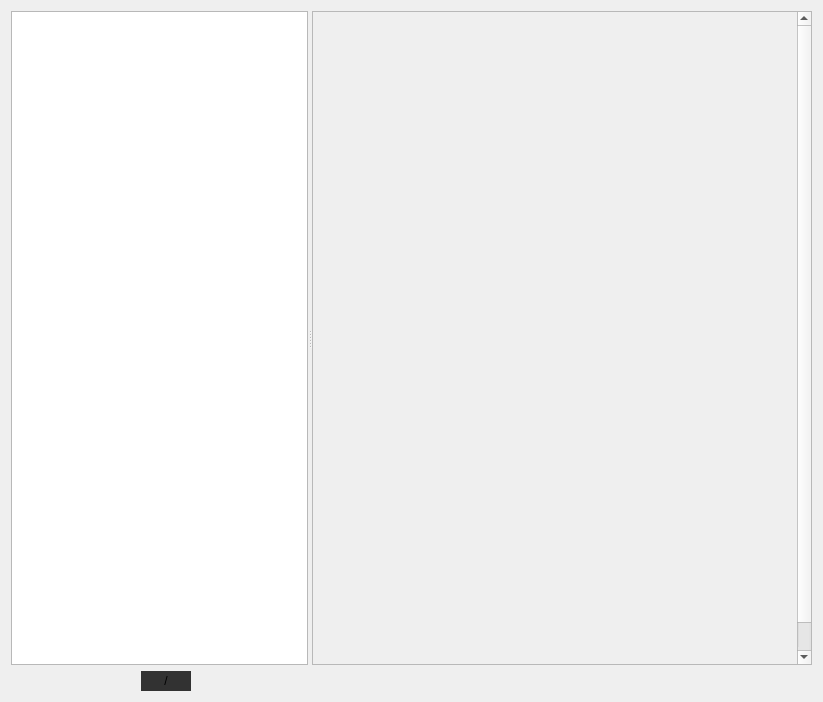
<?xml version="1.0" encoding="UTF-8"?>
<ui version="4.0">
 <class>Form</class>
 <widget class="QWidget" name="Form">
  <property name="geometry">
   <rect>
    <x>0</x>
    <y>0</y>
    <width>823</width>
    <height>702</height>
   </rect>
  </property>
  <property name="minimumSize">
   <size>
    <width>0</width>
    <height>600</height>
   </size>
  </property>
  <property name="windowTitle">
   <string>Form</string>
  </property>
  <layout class="QVBoxLayout" name="verticalLayout">
   <item>
    <widget class="QSplitter" name="splitter">
     <property name="orientation">
      <enum>Qt::Horizontal</enum>
     </property>
     <property name="childrenCollapsible">
      <bool>false</bool>
     </property>
     <widget class="QListView" name="index_view">
      <property name="minimumSize">
       <size>
        <width>150</width>
        <height>0</height>
       </size>
      </property>
      <property name="editTriggers">
       <set>QAbstractItemView::NoEditTriggers</set>
      </property>
     </widget>
     <widget class="QScrollArea" name="pic_view">
      <property name="minimumSize">
       <size>
        <width>300</width>
        <height>0</height>
       </size>
      </property>
      <property name="widgetResizable">
       <bool>false</bool>
      </property>
      <widget class="QWidget" name="content_widget">
       <property name="geometry">
        <rect>
         <x>0</x>
         <y>0</y>
         <width>430</width>
         <height>682</height>
        </rect>
       </property>
      </widget>
     </widget>
    </widget>
   </item>
   <item>
    <widget class="QWidget" name="widget" native="true">
     <property name="sizePolicy">
      <sizepolicy hsizetype="Preferred" vsizetype="Fixed">
       <horstretch>0</horstretch>
       <verstretch>0</verstretch>
      </sizepolicy>
     </property>
     <property name="minimumSize">
      <size>
       <width>0</width>
       <height>20</height>
      </size>
     </property>
     <property name="maximumSize">
      <size>
       <width>16777215</width>
       <height>20</height>
      </size>
     </property>
     <layout class="QHBoxLayout" name="horizontalLayout">
      <property name="spacing">
       <number>0</number>
      </property>
      <property name="leftMargin">
       <number>0</number>
      </property>
      <property name="topMargin">
       <number>0</number>
      </property>
      <property name="rightMargin">
       <number>0</number>
      </property>
      <property name="bottomMargin">
       <number>0</number>
      </property>
      <item>
       <spacer name="horizontalSpacer">
        <property name="orientation">
         <enum>Qt::Horizontal</enum>
        </property>
        <property name="sizeType">
         <enum>QSizePolicy::Fixed</enum>
        </property>
        <property name="sizeHint" stdset="0">
         <size>
          <width>130</width>
          <height>17</height>
         </size>
        </property>
       </spacer>
      </item>
      <item>
       <widget class="QLabel" name="label">
        <property name="sizePolicy">
         <sizepolicy hsizetype="Fixed" vsizetype="Preferred">
          <horstretch>0</horstretch>
          <verstretch>0</verstretch>
         </sizepolicy>
        </property>
        <property name="minimumSize">
         <size>
          <width>50</width>
          <height>0</height>
         </size>
        </property>
        <property name="maximumSize">
         <size>
          <width>50</width>
          <height>16777215</height>
         </size>
        </property>
        <property name="styleSheet">
         <string notr="true">background-color:rgb(50,50,50);</string>
        </property>
        <property name="text">
         <string>/</string>
        </property>
        <property name="alignment">
         <set>Qt::AlignCenter</set>
        </property>
       </widget>
      </item>
      <item>
       <spacer name="horizontalSpacer_2">
        <property name="orientation">
         <enum>Qt::Horizontal</enum>
        </property>
        <property name="sizeHint" stdset="0">
         <size>
          <width>40</width>
          <height>20</height>
         </size>
        </property>
       </spacer>
      </item>
     </layout>
    </widget>
   </item>
  </layout>
 </widget>
 <resources/>
 <connections/>
</ui>
